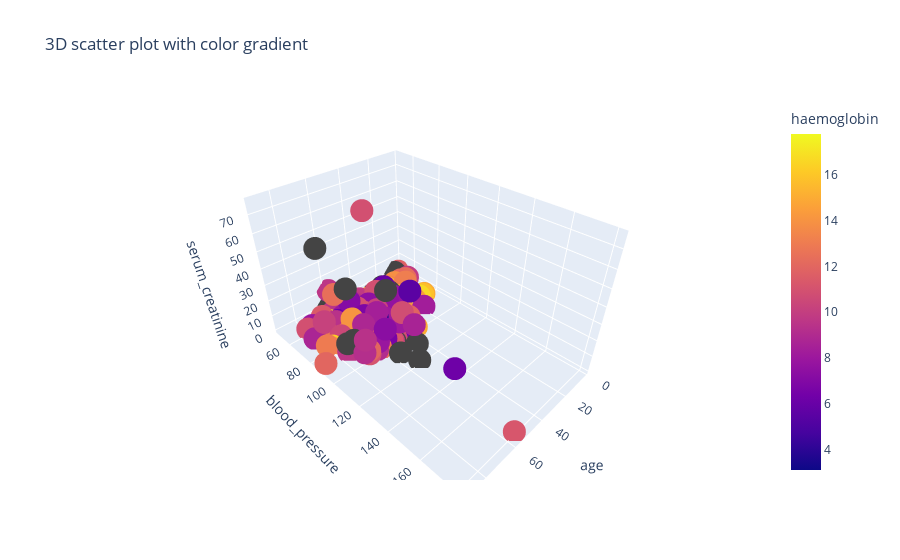

The cell this chart's notebook holds for it:
### Code cell
### 3D

fig = px.scatter_3d(df,x='age' , y='blood_pressure' , z='serum_creatinine' , color = 'haemoglobin',
                    title = '3D scatter plot with color gradient')

fig.show()

### Figure 1 — Plotly figure (JSON) as saved in the notebook; plotly's stock layout.template omitted (floating-point values rounded to 4 significant figures; data arrays with more than 128 entries replaced by an {"elided": "..."} marker saying what was removed)
{"data": [{"hovertemplate": "age=%{x}<br>blood_pressure=%{y}<br>serum_creatinine=%{z}<br>haemoglobin=%{marker.color}<extra></extra>", "legendgroup": "", "marker": {"color": {"elided": "400 float values"}, "coloraxis": "coloraxis", "symbol": "circle"}, "mode": "markers", "name": "", "scene": "scene", "showlegend": false, "type": "scatter3d", "x": {"elided": "400 int values"}, "y": {"elided": "400 int values"}, "z": {"elided": "400 float values"}}], "layout": {"autosize": true, "coloraxis": {"colorbar": {"title": {"text": "haemoglobin"}}, "colorscale": [[0, "#0d0887"], [0.1111, "#46039f"], [0.2222, "#7201a8"], [0.3333, "#9c179e"], [0.4444, "#bd3786"], [0.5556, "#d8576b"], [0.6667, "#ed7953"], [0.7778, "#fb9f3a"], [0.8889, "#fdca26"], [1, "#f0f921"]]}, "legend": {"tracegroupgap": 0}, "scene": {"aspectmode": "auto", "aspectratio": {"x": 0.9236, "y": 1.364, "z": 0.7935}, "domain": {"x": [0, 1], "y": [0, 1]}, "xaxis": {"title": {"text": "age"}, "type": "linear"}, "yaxis": {"title": {"text": "blood_pressure"}, "type": "linear"}, "zaxis": {"title": {"text": "serum_creatinine"}, "type": "linear"}}, "title": {"text": "3D scatter plot with color gradient"}}}
